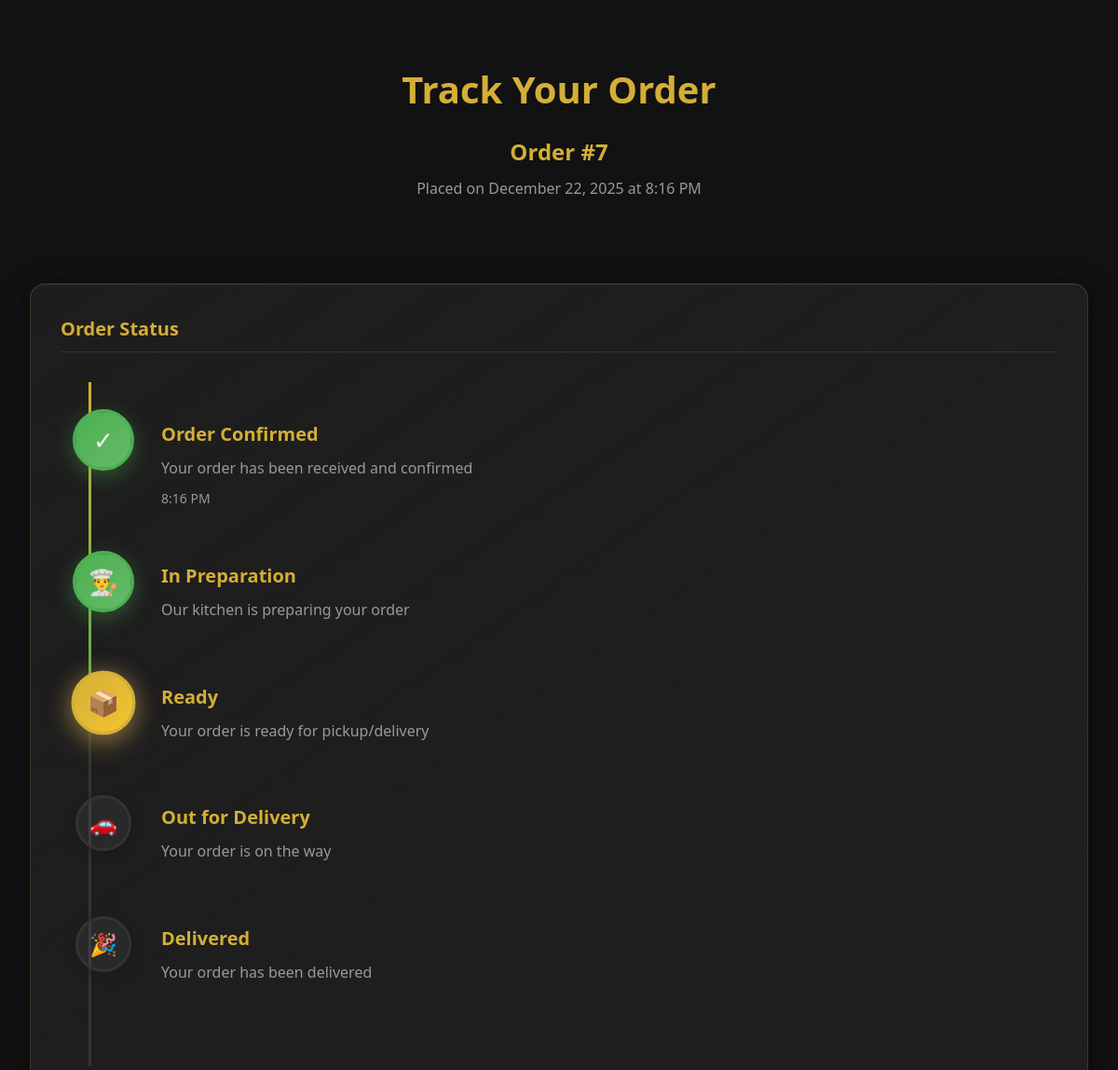
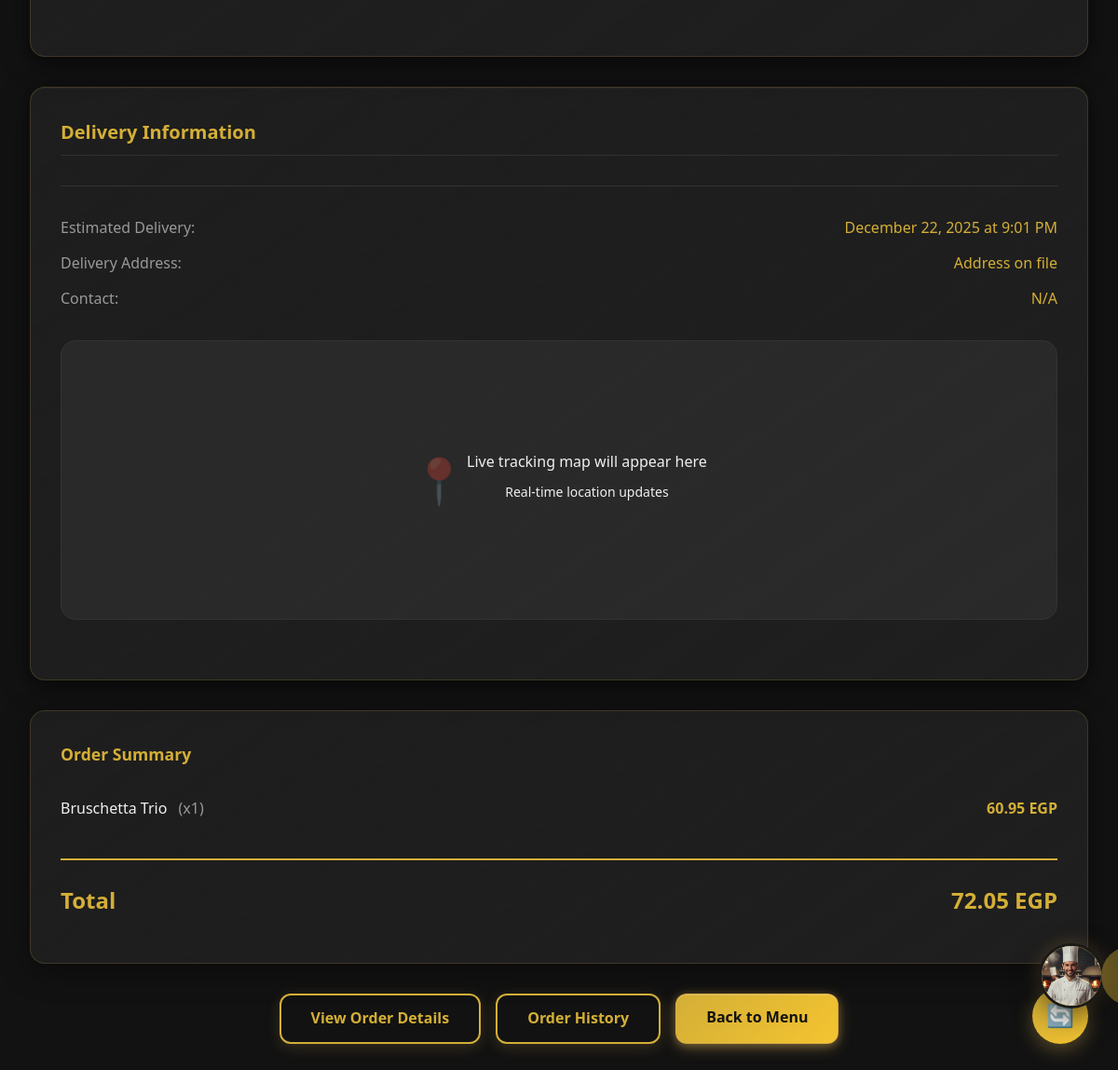
The page /order-tracking.php?order_id=7 (signed in) on the database its author committed (2 pictures, top to bottom).
### tables this page shows
CREATE TABLE `orders` (
  `order_id` int(11) NOT NULL,
  `customer_name` varchar(100) DEFAULT NULL,
  `table_number` int(5) DEFAULT NULL,
  `total_amount` decimal(10,2) NOT NULL,
  `status` enum('New','Preparing','Ready','Served','Paid') DEFAULT 'New',
  `order_date` datetime DEFAULT current_timestamp(),
  `served_by_fk` int(11) DEFAULT NULL
);

CREATE TABLE `order_details` (
  `detail_id` int(11) NOT NULL,
  `order_fk` int(11) NOT NULL,
  `item_fk` int(11) NOT NULL,
  `quantity` int(5) NOT NULL,
  `price_at_sale` decimal(10,2) NOT NULL
);

CREATE TABLE `meals` (
  `meal_id` int(11) NOT NULL,
  `meal_name` varchar(100) NOT NULL,
  `description` text DEFAULT NULL,
  `price` decimal(6,2) NOT NULL,
  `image` varchar(255) DEFAULT NULL,
  `created_at` timestamp NOT NULL DEFAULT current_timestamp(),
  `meal_type` enum('Appetizers','Main Courses','Desserts') NOT NULL,
  `availability` enum('Available','Out of Stock') DEFAULT 'Available',
  `quantity` int(5) NOT NULL DEFAULT 1
);

### order-tracking.php (the view, shortened to what this page needs)
<?php
require_once 'config.php';
$orderId = isset($_GET['order_id']) ? $_GET['order_id'] : '';
try {
    $stmt = $pdo->prepare("SELECT * FROM orders WHERE order_id = ?");
    $stmt->execute([$orderId]);
    $order = $stmt->fetch(PDO::FETCH_ASSOC);
    $stmtItems = $pdo->prepare("
        SELECT
            m.meal_name as name,
            od.quantity,
            od.price_at_sale as price
        FROM order_details od
        JOIN meals m ON od.item_fk = m.meal_id
        WHERE od.order_fk = ?
    ");
    $stmtItems->execute([$orderId]);
    $orderItems = $stmtItems->fetchAll(PDO::FETCH_ASSOC);
    $dbStatus = strtolower($order['status'] ?? 'pending');
    $mappedStatus = 'confirmed';
    switch ($dbStatus) {
        case 'ready':
            $mappedStatus = 'ready';
            break;
    }
    $deliveryAddress = $order['table_number']
        ? "Table " . $order['table_number']
        : ($_SESSION['address'] ?? 'Address on file');
    $orderData = [
        'order_id' => $order['order_id'],
        'order_date' => date('F j, Y \a\t g:i A', strtotime($order['order_date'])),
        'status' => $mappedStatus,
        'estimated_delivery' => date('F j, Y \a\t g:i A', strtotime($order['order_date'] . ' +45 minutes')),
        'delivery_address' => $deliveryAddress,
        'customer_name' => $order['customer_name'],
        'customer_phone' => $_SESSION['phone'] ?? 'N/A',
        'order_items' => $orderItems,
        'total' => $order['total_amount']
    ];
} catch (PDOException $e) {
    die("Error fetching tracking details: " . $e->getMessage());
}
$statusTimeline = [
    'confirmed' => [
        'title' => 'Order Confirmed',
        'description' => 'Your order has been received and confirmed',
        'icon' => '✓',
        'completed' => true,
        'time' => date('g:i A', strtotime($order['order_date']))
    ],
    'in_preparation' => [
        'title' => 'In Preparation',
        'description' => 'Our kitchen is preparing your order',
        'icon' => '👨‍🍳',
        'completed' => false,
        'active' => false,
        'time' => null
    ],
    'ready' => [
        'title' => 'Ready',
        'description' => 'Your order is ready for pickup/delivery',
        'icon' => '📦',
        'completed' => false,
        'time' => null
    ],
    'out_for_delivery' => [
        'title' => 'Out for Delivery',
        'description' => 'Your order is on the way',
        'icon' => '🚗',
        'completed' => false,
        'time' => null
    ],
    'delivered' => [
        'title' => 'Delivered',
        'description' => 'Your order has been delivered',
        'icon' => '🎉',
        'completed' => false,
        'time' => null
    ]
];
$statusOrder = ['confirmed', 'in_preparation', 'ready', 'out_for_delivery', 'delivered'];
$currentStatusIndex = array_search($orderData['status'], $statusOrder);
?>
<!DOCTYPE html>
<html lang="en">
<head>
    <link rel="stylesheet" href="assets/css/style.css">
    <link rel="stylesheet" href="assets/css/chef-mahmoud.css">
</head>
<body>
    <div class="container">
        <div class="tracking-header">
            <h1>Track Your Order</h1>
            <div class="order-id-display">Order #<?php echo htmlspecialchars($orderData['order_id']); ?></div>
            <p style="color: var(--text-secondary);">Placed on <?php echo $orderData['order_date']; ?></p>
        </div>
        <div class="card">
            <h2 class="section-title">Order Status</h2>
            <div class="status-timeline">
                <div class="timeline-line"></div>
                <div class="timeline-line-progress" id="timeline-progress" style="height: <?php echo ($currentStatusIndex / (count($statusOrder) - 1)) * 100; ?>%;"></div>
                <?php foreach ($statusOrder as $index => $statusKey):
                    $status = $statusTimeline[$statusKey];
                    $isCompleted = $index <= $currentStatusIndex;
                    $isActive = $index === $currentStatusIndex;
                ?>
                    <div class="timeline-item <?php echo $isCompleted ? 'completed' : ''; ?> <?php echo $isActive ? 'active' : ''; ?>">
                        <div class="timeline-icon">
                            <?php echo $status['icon']; ?>
                        </div>
                        <div class="timeline-content">
                            <div class="timeline-title"><?php echo htmlspecialchars($status['title']); ?></div>
                            <div class="timeline-description"><?php echo htmlspecialchars($status['description']); ?></div>
                            <?php if ($status['time']): ?>
                                <div class="timeline-time"><?php echo $status['time']; ?></div>
                            <?php endif; ?>
                        </div>
                    </div>
                <?php endforeach; ?>
            </div>
        </div>
        <div class="card">
            <h2 class="section-title">Delivery Information</h2>
            <div class="delivery-info">
                <div class="delivery-info-item">
                    <span class="delivery-info-label">Estimated Delivery:</span>
                    <span class="delivery-info-value"><?php echo $orderData['estimated_delivery']; ?></span>
                </div>
                <div class="delivery-info-item">
                    <span class="delivery-info-label">Delivery Address:</span>
                    <span class="delivery-info-value" style="text-align: right;">
                        <?php echo htmlspecialchars($orderData['delivery_address']); ?>
                    </span>
                </div>
                <div class="delivery-info-item">
                    <span class="delivery-info-label">Contact:</span>
                    <span class="delivery-info-value"><?php echo htmlspecialchars($orderData['customer_phone']); ?></span>
                </div>
            </div>
            <div class="tracking-map">
                <div style="text-align: center; color: var(--text-secondary);">
                    <p>Live tracking map will appear here</p>
                    <p style="font-size: 0.875rem; margin-top: 0.5rem;">Real-time location updates</p>
                </div>
            </div>
        </div>
        <div class="order-summary-card">
            <h3 class="summary-box-title">Order Summary</h3>
            <ul class="order-items-list">
                <?php foreach ($orderData['order_items'] as $item): ?>
                    <li class="order-item">
                        <span>
                            <span class="order-item-name"><?php echo htmlspecialchars($item['name']); ?></span>
                            <span class="order-item-quantity">(x<?php echo $item['quantity']; ?>)</span>
                        </span>
                        <span class="order-item-price">
                            <?php echo number_format($item['price'] * $item['quantity'], 2); ?> EGP
                        </span>
                    </li>
                <?php endforeach; ?>
            </ul>
            <div class="summary-row total" style="margin-top: 1.5rem; padding-top: 1.5rem; border-top: 2px solid var(--accent-gold);">
                <span>Total</span>
                <span><?php echo number_format($orderData['total'], 2); ?> EGP</span>
            </div>
        </div>
        <div style="display: flex; gap: 1rem; flex-wrap: wrap; margin-top: 2rem; justify-content: center;">
            <a href="order-confirmation.php?order_id=<?php echo urlencode($orderData['order_id']); ?>"
               class="btn btn-secondary">
                View Order Details
            </a>
            <a href="userprofile.php#orders" class="btn btn-secondary">
                Order History
            </a>
            <a href="menu.php" class="btn btn-primary">
                Back to Menu
            </a>
        </div>
    </div>
    <button class="refresh-btn" onclick="refreshOrderStatus()" aria-label="Refresh order status" title="Refresh">
        🔄
    </button>
</body>
</html>

### assets/css/style.css (style rules this page uses)
:root { --bg-primary: #121212; --accent-gold: #D4AF37; --text-primary: #F0F0F0; --text-secondary: #999999; --border-color: #333333; --card-bg: rgba(255, 255, 255, 0.05); --hover-gold: #F4C430; --success-green: #4CAF50; --error-red: #F44336; --glass-border: rgba(212, 175, 55, 0.2); --glass-blur: blur(10px); }
* { margin: 0; padding: 0; box-sizing: border-box; }
body { font-family: 'Segoe UI', Tahoma, Geneva, Verdana, sans-serif; background-color: var(--bg-primary); color: var(--text-primary); line-height: 1.6; min-height: 100vh; }
h1, h2, h3, h4, h5, h6 { color: var(--text-primary); font-weight: 600; margin-bottom: 1rem; }
h1 { font-size: 2.5rem; color: var(--accent-gold); }
h2 { font-size: 2rem; color: var(--accent-gold); }
h3 { font-size: 1.5rem; }
p { color: var(--text-primary); margin-bottom: 0.5rem; }
.container { max-width: 1200px; margin: 0 auto; padding: 2rem; }
.card { background: linear-gradient(145deg, var(--card-bg) 0%, #1f1f1f 100%); border-radius: 16px; padding: 2rem; margin-bottom: 2rem; border: 1px solid rgba(200, 162, 82, 0.2); box-shadow: 0 8px 32px rgba(0, 0, 0, 0.4), 0 2px 8px rgba(0, 0, 0, 0.3), inset 0 1px 0 rgba(255, 255, 255, 0.05); transition: all 0.4s cubic-bezier(0.175, 0.885, 0.32, 1.275); position: relative; overflow: hidden; }
.card::before { content: ''; position: absolute; top: 0; left: 0; right: 0; height: 2px; background: linear-gradient(90deg, transparent, var(--accent-gold), transparent); opacity: 0; transition: opacity 0.4s; }
.section-title { color: var(--accent-gold); font-size: 1.25rem; margin-bottom: 1.5rem; padding-bottom: 0.5rem; border-bottom: 1px solid var(--border-color); }
.btn { display: inline-block; padding: 0.75rem 2rem; border: none; border-radius: 12px; font-size: 1rem; font-weight: 600; cursor: pointer; transition: all 0.4s cubic-bezier(0.175, 0.885, 0.32, 1.275); text-decoration: none; text-align: center; position: relative; overflow: hidden; transform-style: preserve-3d; perspective: 1000px; }
.btn::before { content: ''; position: absolute; top: 0; left: -100%; width: 100%; height: 100%; background: linear-gradient(90deg, transparent, rgba(255, 255, 255, 0.2), transparent); transition: left 0.5s; }
.btn-primary { background: linear-gradient(135deg, var(--accent-gold) 0%, var(--hover-gold) 100%); color: var(--bg-primary); box-shadow: 0 4px 15px rgba(200, 162, 82, 0.4), 0 2px 8px rgba(200, 162, 82, 0.3), inset 0 1px 0 rgba(255, 255, 255, 0.2); border: 1px solid rgba(200, 162, 82, 0.5); }
.btn-secondary { background: transparent; color: var(--accent-gold); border: 2px solid var(--accent-gold); box-shadow: 0 4px 15px rgba(200, 162, 82, 0.2), inset 0 0 0 0 var(--accent-gold); position: relative; z-index: 1; }
.btn-secondary::after { content: ''; position: absolute; top: 0; left: 0; width: 0; height: 100%; background: linear-gradient(135deg, var(--accent-gold) 0%, var(--hover-gold) 100%); transition: width 0.4s cubic-bezier(0.175, 0.885, 0.32, 1.275); z-index: -1; }
.summary-row { display: flex; justify-content: space-between; margin-bottom: 1rem; color: var(--text-primary); }
.summary-row.total { border-top: 2px solid var(--accent-gold); padding-top: 1rem; margin-top: 1rem; font-size: 1.5rem; font-weight: 600; color: var(--accent-gold); }
.order-items-list { list-style: none; }
.order-item { display: flex; justify-content: space-between; padding: 1rem 0; border-bottom: 1px solid var(--border-color); }
.order-item:last-child { border-bottom: none; }
.order-item-name { color: var(--text-primary); }
.order-item-quantity { color: var(--text-secondary); margin-left: 0.5rem; }
.order-item-price { color: var(--accent-gold); font-weight: 600; }
.summary-box-title { color: var(--accent-gold); margin-bottom: 1rem; font-size: 1.1rem; }
.delivery-info { margin-top: 2rem; padding-top: 2rem; border-top: 1px solid var(--border-color); }
.delivery-info-item { display: flex; justify-content: space-between; margin-bottom: 0.75rem; color: var(--text-primary); }
.delivery-info-label { color: var(--text-secondary); }
.delivery-info-value { color: var(--accent-gold); font-weight: 500; }

### rows shown on the page
orders: order_id "7", order_date "✓", order_date "Order Confirmed", order_date "Your order has been received and confirmed", order_date "8:16 PM", order_date "👨‍🍳", order_date "In Preparation", order_date "Our kitchen is preparing your order", order_date "📦", order_date "Ready", order_date "Your order is ready for pickup/delivery", order_date "🚗", order_date "Out for Delivery", order_date "Your order is on the way", order_date "🎉", order_date "Delivered", order_date "Your order has been delivered", total_amount "72.05"
order_details: item_fk.meal_name "Bruschetta Trio", quantity "1", $item['price']*$item['quantity'] "60.95"

### other values the page prints
$orderData['order_date'] "December 22, 2025 at 8:16 PM"
$orderData['estimated_delivery'] "December 22, 2025 at 9:01 PM"
$orderData['delivery_address'] "Address on file"
$orderData['customer_phone'] "N/A"
